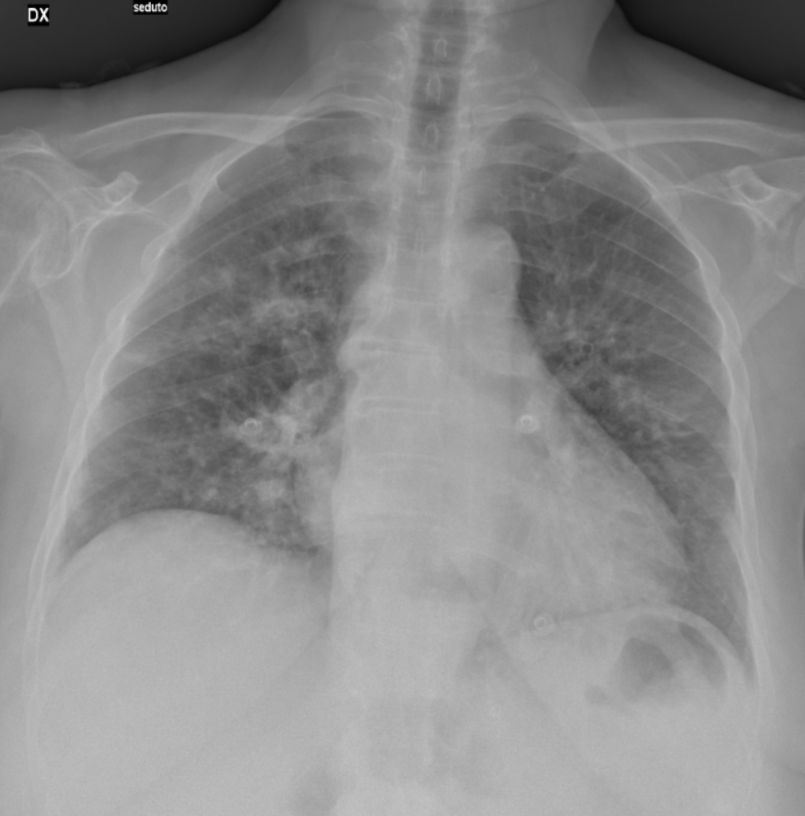
#> input picture dataset/train/COVID-19/03BF7561-A9BA-4C3C-B8A0-D3E585F73F3C.jpeg, 1610 x 1632 px, found by its file name (shown at 1/2 size); its folder holds 4 pictures in this run
$ python image_operations.py
#> lines starting #> are read from the running program, lines starting #| are printed output that depends on the picture
import os

from PIL import Image, ImageOps

ROOT_DIR = str(os.path.dirname(os.path.abspath(__file__)))


def main(folder):
#> called with folder = 'dataset_kaggle/train/COVID-19/'
    for filename in os.listdir(folder):
        if not (filename.startswith("horizontalFlipped_") or filename.startswith("verticalFlipped_") or filename.startswith("90Rotated_") or filename.startswith("180Rotated_") or filename.startswith("270Rotated_")):
            image_path = os.path.join(folder, filename)
            image = Image.open(image_path)
#> image is the input picture: PIL image 1610x1632 RGB; min 0, max 255, mean 138.4
            image_mirror_path = os.path.join(folder, "270Rotated_"+filename)
            image_mirror = image.rotate(270)
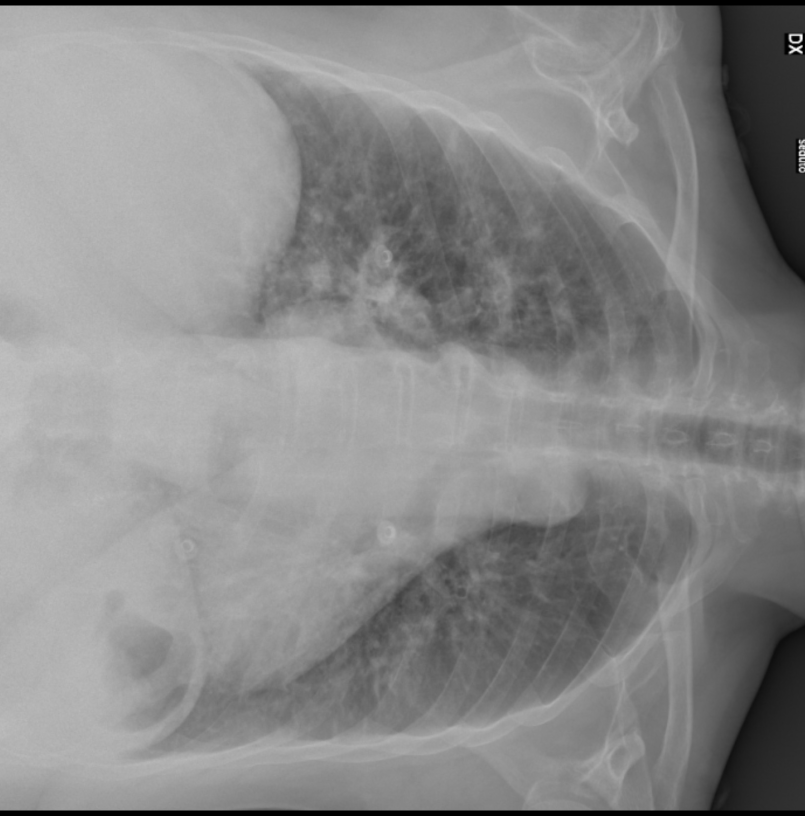
#> image_mirror: PIL image 1610x1632 RGB (shown at 1/2 size); min 0, max 255, mean 136.8
            rgb = image_mirror.convert('RGB')
            try:
                rgb.save(image_mirror_path)
            except:
                print(filename)
#> pass 2 of the loop in main, `for filename in os.listdir(folder):`:
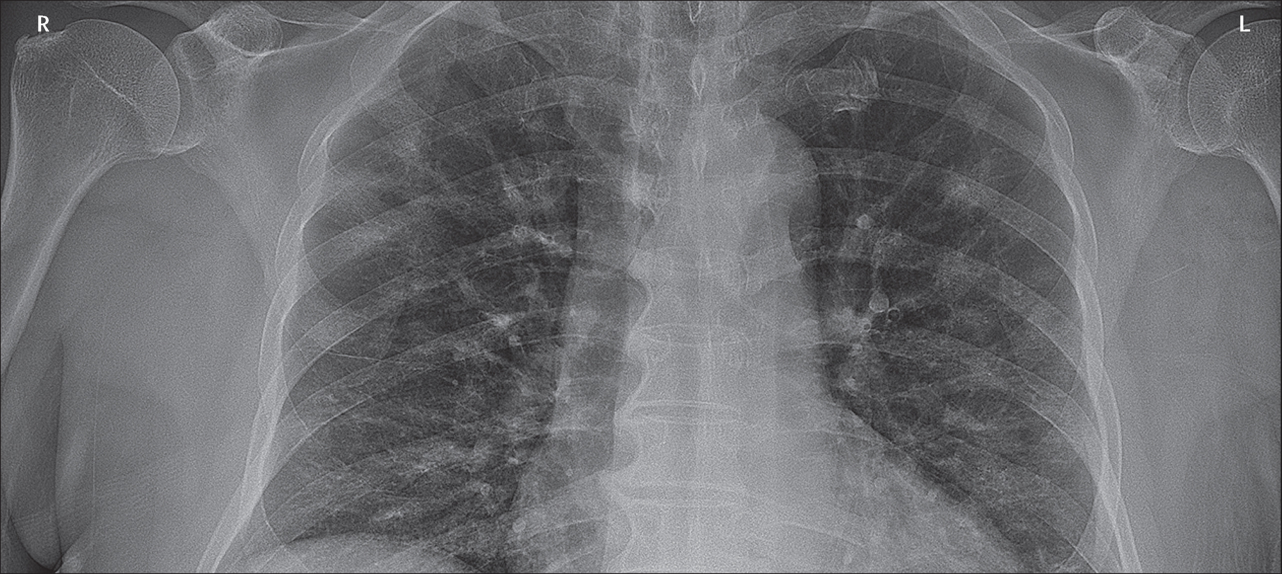
#> input picture dataset/train/COVID-19/1-s2.0-S0140673620303706-fx1_lrg.jpg, 2563 x 1148 px, found by its file name (shown at 1/2 size)
#> in main, image is the input picture: PIL image 2563x1148 RGB; mean R, G, B 110.5, 111, 113.9
#> in main, `image_mirror = image.rotate(270)`:
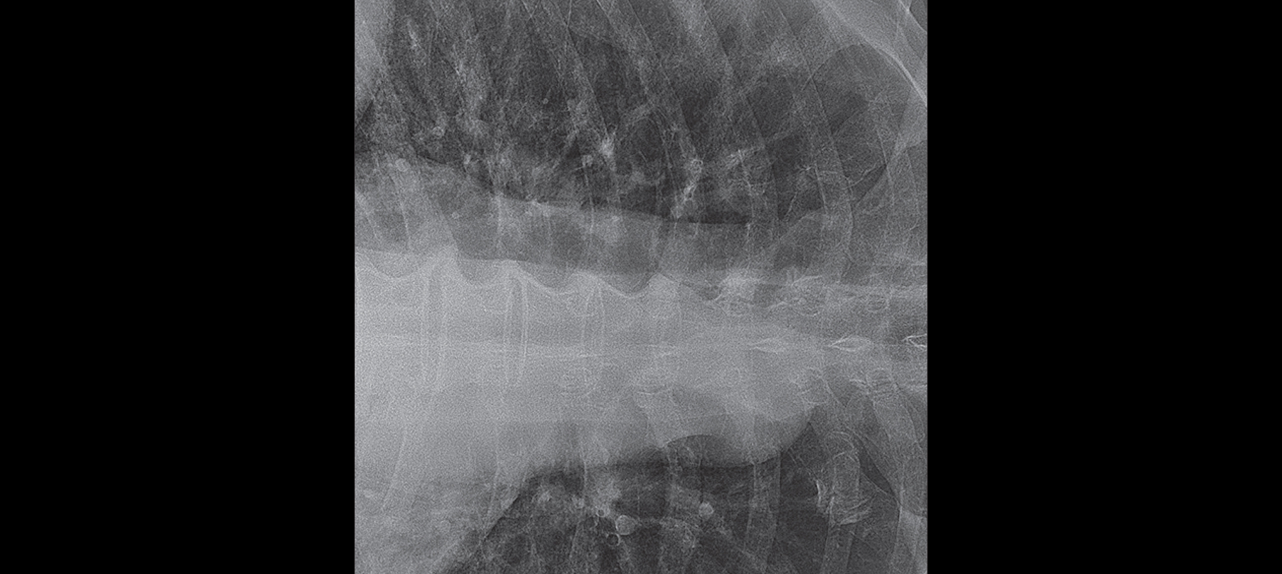
#> image_mirror: PIL image 2563x1148 RGB (shown at 1/2 size); mean R, G, B 48.3, 48.5, 49.7
#> pass 3 of the loop in main, `for filename in os.listdir(folder):`:
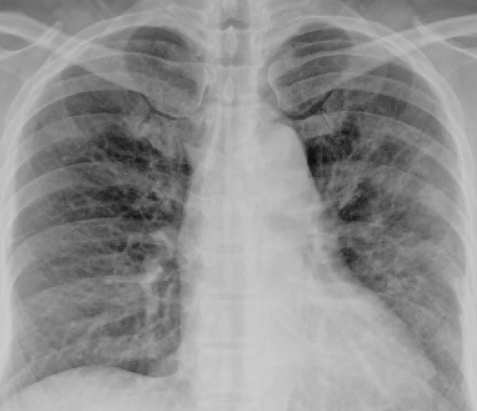
#> input picture dataset/train/COVID-19/1-s2.0-S1684118220300608-main.pdf-001.jpg, 477 x 411 px, found by its file name
#> in main, image is the input picture: PIL image 477x411 RGB; min 10, max 206, mean 143.9
#> in main, `image_mirror = image.rotate(270)`:
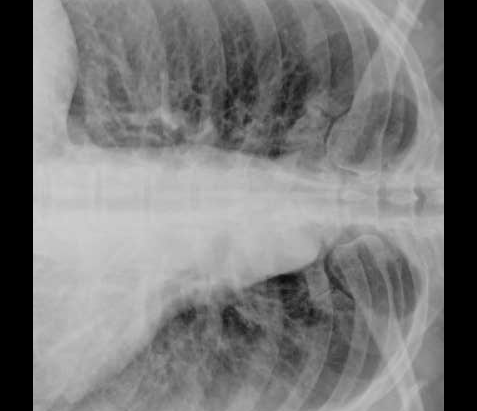
#> image_mirror: PIL image 477x411 RGB; min 0, max 206, mean 121
#> the loop made 4 passes; the first 3 are shown


if __name__ == '__main__':
    main(folder=ROOT_DIR + '/dataset_kaggle/train/COVID-19/')
